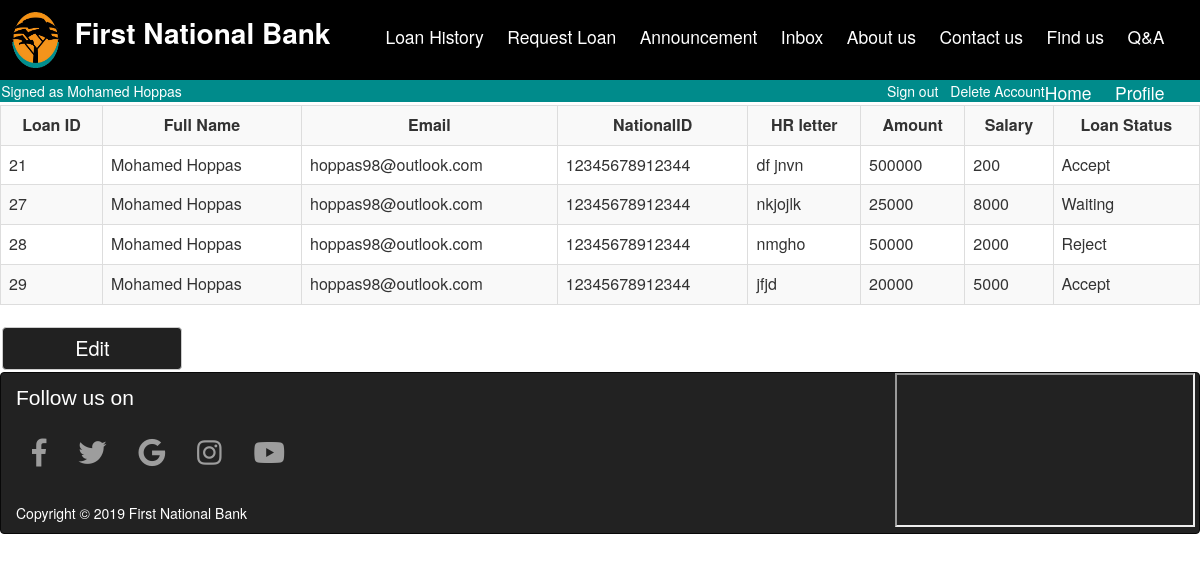
Before: /loan_History.php (signed in) with the older database file.
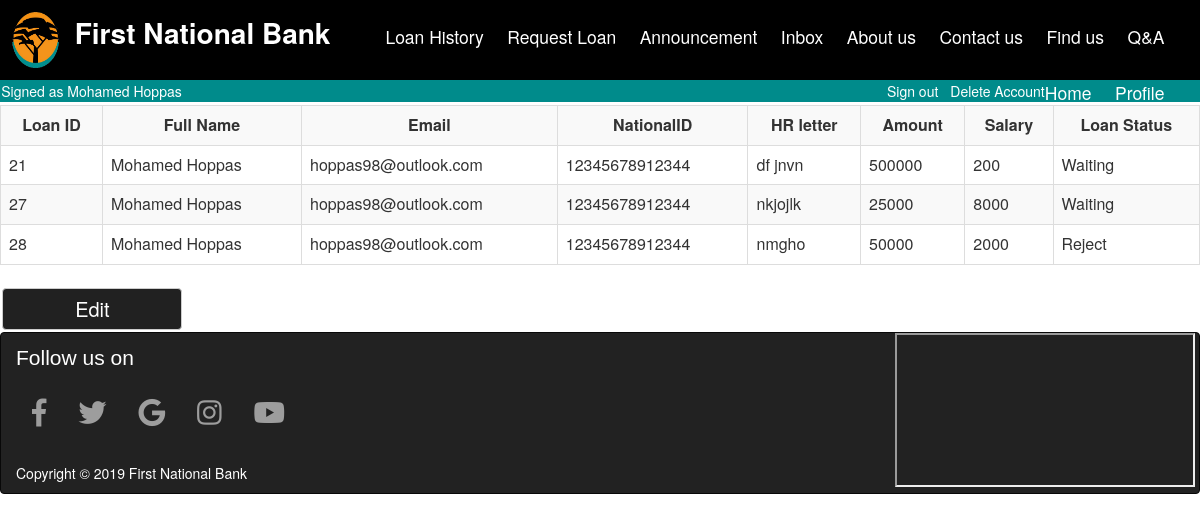
After: the same page with the newer database file.
### tables this page shows
CREATE TABLE `request_loan` (
  `FullName` varchar(50) NOT NULL,
  `Email` varchar(50) NOT NULL,
  `Mobile_Phone` varchar(11) NOT NULL,
  `National_ID` varchar(14) NOT NULL,
  `Address` varchar(100) NOT NULL,
  `Job` varchar(50) NOT NULL,
  `Loan_Status` varchar(50) NOT NULL,
  `Amount` varchar(6) NOT NULL,
  `Salary` varchar(7) NOT NULL,
  `HR_letter` text NOT NULL,
  `Request_Number` int(7) NOT NULL,
  `National_ID_Photo` varchar(200) NOT NULL
);

### loan_History.php (the view, shortened to what this page needs)
<head>
<link rel="stylesheet" href="https://maxcdn.bootstrapcdn.com/bootstrap/3.4.1/css/bootstrap.min.css">
</head>
<?php
include "TopBar.php";
?>
<?php
include ("database.php");
$sql="SELECT * FROM request_loan where Email='".$_SESSION['Email']."'";
	$result = mysqli_query($conn,$sql);
	if (mysqli_num_rows($result) > 0) {
	echo "<table class='table table-striped table-bordered' >";
	echo "<th>Loan ID</th>"."<th>Full Name</th>"."<th>Email</th>"."<th>NationalID</th>"."<th>HR letter</th>"."<th>Amount</th>"."<th>Salary</th>"."<th>Loan Status</th>";
	   while($row = mysqli_fetch_array($result)) {
	   echo "<tr><td>".$row['Request_Number']."</td>".
	   "<td>".$row['FullName']."</td>".
	   "<td>".$row['Email']."</td>".
	   "<td>".$row['National_ID']."</td>".
	   "<td>".$row['HR_letter']."</td>".
	   "<td>".$row['Amount']."</td>".
	   "<td>".$row['Salary']."</td>".
	   "<td>".$row['Loan_Status']."</td></tr>";
	   }
	   echo "</table>";
	}
	else {
    echo "<h4>No request loan yet</h4>";
	}
?>
<body>
<button class="btn btn-default" id = "Edit" style = "color: white;background-color: #212121 ; font-size: 20px; width:15%; margin:0.2%;" >Edit</button>
</body>
<?php
include "BottomBar2.php";
?>

Changed rows visible on the page:
removed request_loan: Request_Number "29", FullName "Mohamed Hoppas", Email "hoppas98@outlook.com", National_ID "12345678912344", HR_letter "jfjd", Amount "20000", Salary "5000", Loan_Status "Accept"
changed request_loan "df jnvn": Loan_Status "Accept" → "Waiting"
